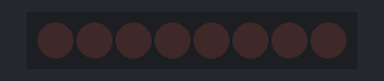
The sketch below on a simulated Arduino Uno, built with avr-gcc and run on an emulated ATmega328P. On the bench: 8 shift-register outputs drawn as a row of LEDs (first output left, lit = HIGH). Wiring (inferred from the names in the program): shift register (74HC595): data pin 2; shift clock pin 4; latch pin 3. Wiring (inferred from the signals the program sends): row of LEDs: on Q0, Q1, Q2, Q3, Q4, Q5, Q6, Q7.

Above: at 0.05 s.
At 0.85 s:
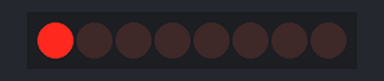
At 1.5 s:
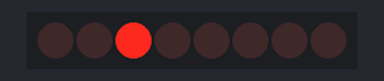
At 2.25 s:
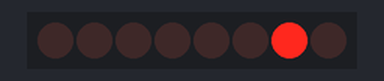
At 2.95 s:
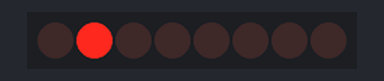
At 4.45 s:
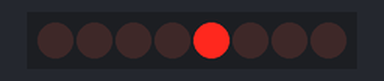
Timing chart, 0 to 4.8 s (numbered marks = the images above):
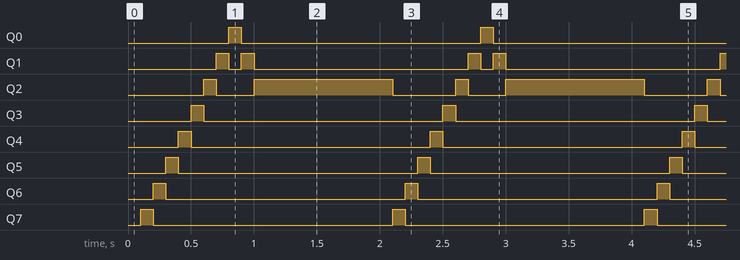

Measured:
- by itself, Q0, Q3–7: alternates HIGH for 0.10 s and LOW for 1.9 s
- by itself, Q1: repeats every 2.0 s: LOW 0.10 s, HIGH 0.10 s, LOW 1.7 s, HIGH 0.10 s
- by itself, Q2: repeats every 2.0 s: LOW 0.30 s, HIGH 1.1 s, LOW 0.50 s, HIGH 0.10 s

The sketch:

SIPO_74HC595_8LEDs.ino
```cpp
//www.elegoo.com
//2016.12.12

// define the LED digit patterns, from 0 - 9
// 1 = LED on, 0 = LED off, in this order:
//                74HC595 pin     Q0,Q1,Q2,Q3,Q4,Q5,Q6,Q7
//                Mapping to      a,b,c,d,e,f,g of Seven-Segment LED
byte seven_seg_digits[10] = { B00000001,  // = 0
                              B00000010,  // = 1
                              B00000100,  // = 2
                              B00001000,  // = 3
                              B00010000,  // = 4
                              B00100000,  // = 5
                              B01000000,  // = 6
                              B10000000,  // = 7
                              B01000000,  // = 8
                              B00100000   // = 9
                             };

// connect to the ST_CP of 74HC595 (pin 3,latch pin) RCLK pin 12 on the chip
int latchPin = 3;
// connect to the SH_CP of 74HC595 (pin 4, clock pin) SRCLK pin 11 on the chip
int clockPin = 4;
// connect to the DS of 74HC595 (pin 2) SER (pin 14 on the chip)
int dataPin = 2;

//chip pin 14 SER needs to go digital pin 2 on the Arduino
//chip pin 13 nonOE needs to go to GND
//chip pin 12 RCLK goes to digital pin 3 on the Arduino
//chip pin 11 SRCLK goes to digital pin 4 on the Arduino
//chip pin 10 nonSRCLR goes to VCC
//chip pin 9 QH' does not need to be connected

void setup() {
  // Set latchPin, clockPin, dataPin as output
  pinMode(latchPin, OUTPUT);
  pinMode(clockPin, OUTPUT);
  pinMode(dataPin, OUTPUT);
}

// display a number on the digital segment display
void sevenSegWrite(byte digit) {
  // set the latchPin to low potential, before sending data
  digitalWrite(latchPin, LOW);

  // the original data (bit pattern)
  shiftOut(dataPin, clockPin, LSBFIRST, seven_seg_digits[digit]);

  // set the latchPin to high potential, after sending data
  digitalWrite(latchPin, HIGH);
}

void loop() {

  for (byte digit = 0; digit < 10; digit++) {
    delay(100);
    sevenSegWrite(digit);
  }

  // suspend 4 seconds
  delay(1000);
}
```
